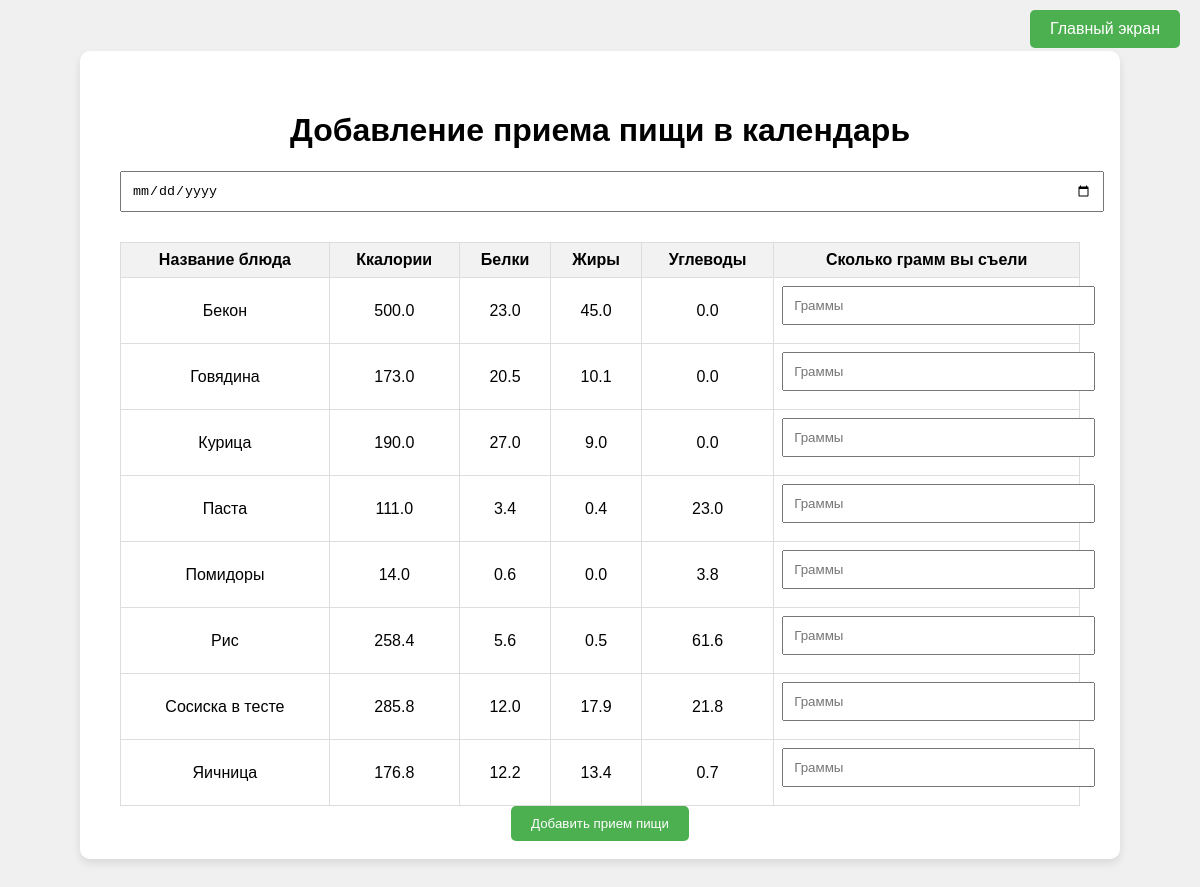
Page /track_consumption (signed in) on the committed database.
### tables this page shows
CREATE TABLE dishes (
                        id INTEGER PRIMARY KEY AUTOINCREMENT,
                        user_id INTEGER NOT NULL,
                        dish_name TEXT NOT NULL,
                        calories REAL NOT NULL,
                        proteins REAL NOT NULL,
                        fats REAL NOT NULL,
                        carbs REAL NOT NULL,
                        FOREIGN KEY (user_id) REFERENCES users(id)
                    );

### main.py (the view, shortened to what this page needs)
@app.route('/track_consumption', methods=['GET', 'POST'])
def track_consumption():
    if 'user_id' not in session:
        return redirect(url_for('login'))
    conn = get_db_connection()
    user_id = session['user_id']
    dishes = conn.execute('SELECT * FROM dishes WHERE user_id = ? ORDER BY dish_name ASC', (user_id,)).fetchall()
    conn.close()
    return render_template('track_consumption.html', dishes=dishes)

### main.py (called while the page is built)
def get_db_connection():
    conn = sqlite3.connect('data/users.db')
    conn.row_factory = sqlite3.Row
    return conn

### templates/track_consumption.html (shortened to what this page needs)
<!DOCTYPE html>
<html lang="en">
<head>
</head>
<body>
    <a href="/" class="back-to-home">Главный экран</a>
    <div class="container">
        <h1>Добавление приема пищи в календарь</h1>
        <form action="/track_consumption" method="POST">
            <div class="form-group">
                <input type="date" name="consumption_date" required>
            </div>
            <table>
                <thead>
                    <tr>
                        <th>Название блюда</th>
                        <th>Ккалории</th>
                        <th>Белки</th>
                        <th>Жиры</th>
                        <th>Углеводы</th>
                        <th>Сколько грамм вы съели</th>
                    </tr>
                </thead>
                <tbody>
                    {% for dish in dishes %}
                    <tr>
                        <td>{{ dish.dish_name }}</td>
                        <td>{{ dish.calories }}</td>
                        <td>{{ dish.proteins }}</td>
                        <td>{{ dish.fats }}</td>
                        <td>{{ dish.carbs }}</td>
                        <td>
                            <input type="number" name="grams_{{ dish.id }}" placeholder="Граммы" min="0">
                        </td>
                    </tr>
                    {% endfor %}
                </tbody>
            </table>
            <button type="submit" class="btn">Добавить прием пищи</button>
        </form>
    </div>
</body>
</html>

### templates/track_consumption.html (style rules this page uses)
body { font-family: Arial, sans-serif; display: flex; justify-content: center; align-items: center; height: 100vh; margin: 0; background-color: #f0f0f0; }
.container { background-color: #ffffff; padding: 40px; box-shadow: 0 4px 8px rgba(0, 0, 0, 0.1); border-radius: 10px; text-align: center; width: 80%; overflow-y: auto; max-height: 80vh; }
table { width: 100%; border-collapse: collapse; margin-top: 20px; }
table, th, td { border: 1px solid #ddd; padding: 8px; }
th { background-color: #f2f2f2; }
.form-group { margin-bottom: 15px; }
input { padding: 10px; width: 100%; margin-bottom: 10px; }
.btn { padding: 10px 20px; background-color: #4CAF50; color: white; border: none; border-radius: 5px; cursor: pointer; }
.back-to-home { position: absolute; top: 10px; right: 20px; padding: 10px 20px; background-color: #4CAF50; color: white; text-decoration: none; border-radius: 5px; font-size: 16px; transition: background-color 0.3s; }

### rows in the picture
dishes: dish_name "Бекон", calories "500.0", proteins "23.0", fats "45.0", carbs "0.0"
dishes: dish_name "Говядина", calories "173.0", proteins "20.5", fats "10.1", carbs "0.0"
dishes: dish_name "Курица", calories "190.0", proteins "27.0", fats "9.0", carbs "0.0"
dishes: dish_name "Паста", calories "111.0", proteins "3.4", fats "0.4", carbs "23.0"
dishes: dish_name "Помидоры", calories "14.0", proteins "0.6", fats "0.0", carbs "3.8"
dishes: dish_name "Рис", calories "258.4", proteins "5.6", fats "0.5", carbs "61.6"
dishes: dish_name "Сосиска в тесте", calories "285.8", proteins "12.0", fats "17.9", carbs "21.8"
dishes: dish_name "Яичница", calories "176.8", proteins "12.2", fats "13.4", carbs "0.7"
